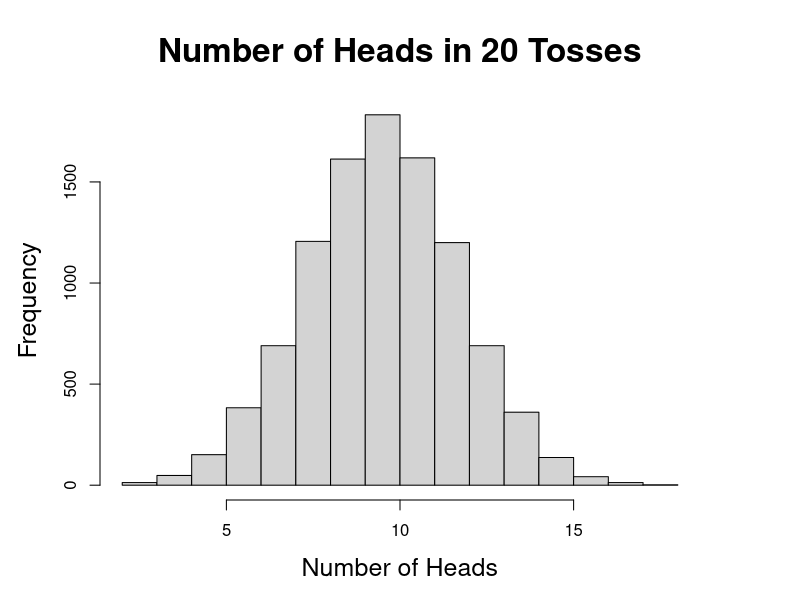

Write R code to recreate this figure.
coin.toss <- function (n.tosses, p){
  n.heads <- rbinom(1,n.tosses,p)
}

set.seed(123)
n.tosses <- 20
p <- 0.5
n.reps <- 10000
U <- replicate(n.reps, coin.toss(n.tosses, p))
mean(U)
var(U)
par(mai = c(1,1,1,1))
hist(U, cex.lab = 1.5,  # Fig. 3.5
   main = "Number of Heads in 20 Tosses",
   cex.main = 2, xlab = "Number of Heads")

